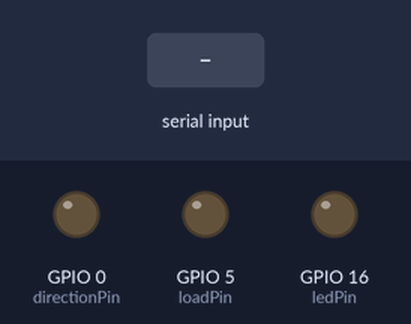
Bench run of a sketch on a simulated ESP8266 (NodeMCU). On the bench: output pins drawn as LEDs (lit = HIGH). The test bench sets the inputs (shaded band). WiFi joins after 1.5 s; servers stay silent unless stated.

Above: at 2.7 s.
2.8 s: "ping\n" received over the second serial link
At 3.2 s:
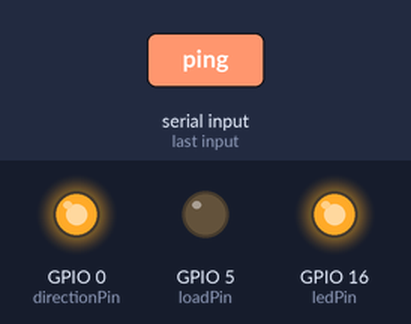
Timing chart, 0 to 5.8 s (numbered marks = the images above; inputs shaded):
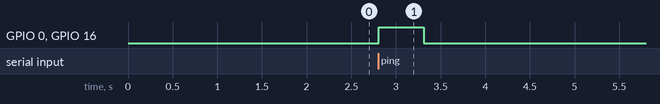

Measured:
- after the input at 2.8 s, GPIO 0 (directionPin), GPIO 16 (ledPin): LOW → HIGH at once, → LOW 0.51 s later

The sketch:

NodeMCU_SLAVE_ZERO.ino
```cpp
/*
 *  RS485 PROJECT
 *
 *  SLAVE ONE BOARD - NODEMCU
 */

/*
 *  Definitions for Sensor and Relay
 */
#define sensorPin A0 // Sensor of board
#define loadPin 5 // Relay of board
#define ledPin 16 // Working Probe Led

/*
 *  Definitions for RS485 COM
 */
#define directionPin 0 // used to enable/disable RX/TX in MAX485
#define rxPin 13 // rx pin in software serial
#define txPin 15 // tx pin in software serial
#define READING LOW
#define WRITING HIGH
#define RS_BAUD 9600
#define RS_BUFFER 256


/*
 *  For RS485 COM
 */
#include <SoftwareSerial.h>

SoftwareSerial rsSerial(rxPin, txPin, false, RS_BUFFER); // RS485 Serial

void setup() {
  setupOta();

  /*
   * Basic BOARD SETUP
   */
  pinMode(sensorPin, INPUT);

  pinMode(loadPin, OUTPUT);
  digitalWrite(loadPin, LOW);

  pinMode(ledPin, OUTPUT);
  digitalWrite(ledPin, HIGH);

  setupFlow();

  //pinMode(rxPin, INPUT);
  //pinMode(txPin, OUTPUT);
  //digitalWrite(txPin, LOW);

  rsSerial.begin(RS_BAUD);
  while(rsSerial.available()) {
    rsSerial.read();
  }
  rsSerial.flush();
}

/*
void doTest() {
  writeMode();
  digitalWrite(txPin, HIGH);
  delay(2000);
  digitalWrite(txPin, LOW);
  delay(2000);
  readMode();
}
*/

void loop() {
  runOta();

  //doTest();

  runFlow();
  //sayMaster("ping ");
  //delay(30);
  digitalWrite(ledPin, LOW);   // turn the LED for get to know it is working
}
```

cli.ino
```cpp
String command = "";

void runCLI(char c) {

  if(c >= 32 && c <= 126 && c != '\r' && c != '\n')
    command += c;

  if( c == '\r' || c == '\n' ) {
    digitalWrite(ledPin, HIGH);
    executeCommand(command);
    command = "";
  }

}

void executeCommand(String command) {
  if( command == "ping" ) {
    digitalWrite(ledPin, HIGH);
    sayMaster("slave_pong");
  }

  //else if( command == "ping_slave" )
    //saySlave("ping");
}
```

flow.ino
```cpp
bool IS_READING = false;

void setupFlow() {
  pinMode(directionPin, OUTPUT);
  readMode();
}

void runFlow() {
  if(IS_READING) {
    if( rsSerial.available() > 0 ) {
      char c = rsSerial.read();
      if(c != -1) {

          runCLI(c);
          runProtocol(c);

      }
    }
  }
}

void readMode() {
  IS_READING = true;
  digitalWrite(directionPin, READING);
}

void writeMode() {
  IS_READING = false;
  digitalWrite(directionPin, WRITING);
}
```

ota.ino
```cpp
/*
 *  Arduino OTA
 */
#include <ESP8266WiFi.h>
#include <ESP8266mDNS.h>
#include <WiFiUdp.h>
#include <ArduinoOTA.h>

//const char* ssid = "GVT-BD83";
const char* ssid = "linkit";
//const char* password = "J538029335";
const char* password = "linkit123";
bool conected = true;

void setupOta() {
  /*
   * OTA FUNCTIONS
   */
  //Serial.begin(115200);
  //Serial.println("Iniciando...");
  WiFi.mode(WIFI_STA);
  WiFi.begin(ssid, password);
  if (WiFi.waitForConnectResult() != WL_CONNECTED) {
    //Serial.println("Conexao falhou! Reiniciando...");
    conected = false;
  }

  if(conected) {

    // Porta padrao do ESP8266 para OTA eh 8266 - Voce pode mudar ser quiser, mas deixe indicado!
    // ArduinoOTA.setPort(8266);

    // O Hostname padrao eh esp8266-[ChipID], mas voce pode mudar com essa funcao
    ArduinoOTA.setHostname("SLAVE_ZERO_esp8266");

    // Nenhuma senha eh pedida, mas voce pode dar mais seguranca pedindo uma senha pra gravar
    // ArduinoOTA.setPassword((const char *)"abjalu");

    ArduinoOTA.onStart([]() {
      //Serial.println("Inicio...");
    });
    ArduinoOTA.onEnd([]() {
      //Serial.println("nFim!");
    });
    ArduinoOTA.onProgress([](unsigned int progress, unsigned int total) {
      //Serial.printf("Progresso: %u%%r", (progress / (total / 100)));
    });
    ArduinoOTA.onError([](ota_error_t error) {
      //Serial.printf("Erro [%u]: ", error);
      //if (error == OTA_AUTH_ERROR) Serial.println("Autenticacao Falhou");
      //else if (error == OTA_BEGIN_ERROR) Serial.println("Falha no Inicio");
      //else if (error == OTA_CONNECT_ERROR) Serial.println("Falha na Conexao");
      //else if (error == OTA_RECEIVE_ERROR) Serial.println("Falha na Recepcao");
      //else if (error == OTA_END_ERROR) Serial.println("Falha no Fim");
    });
    ArduinoOTA.begin();
    //Serial.println("Pronto");
    //Serial.print("Endereco IP: ");
    //Serial.println(WiFi.localIP());

  }
}

void runOta() {
  /*
   * OTA FUNCTIONS
   */
  if(conected)
    ArduinoOTA.handle();
}
```

protocol.ino
```cpp
const char BOARD_ADDRESS = '0';

/*
 * PROTOCOL
 *
 * sample:
 *
 * 0AR -> read board 0 sensor
 * 1AR -> read board 1 sensor
 *
 * 0A1S -> set relay for board 0 to ON (1)
 * 1A0S -> set relay for board 1 to OFF (0)
 */

void sayMaster(String s) {
  writeMode();
  delay(500);
  rsSerial.println(s);
  rsSerial.flush();
  delay(5);
  readMode();
}

const char ADDRESS = 'a';
const char READ = 'r';
const char SET = 's';

char destination = 'n';
char lastByte = 'n';

void runProtocol(char c) {
  if(c != -1) {

    if(c == ADDRESS)
      destination = lastByte;

    if(destination == BOARD_ADDRESS) {

      if(c == READ)
        readOperation();

      if(c == SET)
        writeOperation(lastByte);

    }

    lastByte = c;

  }
}

void readOperation() {
  String msg = "" + analogRead(A0);
  sayMaster(msg);
}

void writeOperation(char value) {
  if( value == '1')
    digitalWrite(loadPin, HIGH);
  else
    digitalWrite(loadPin, LOW);
}
```
